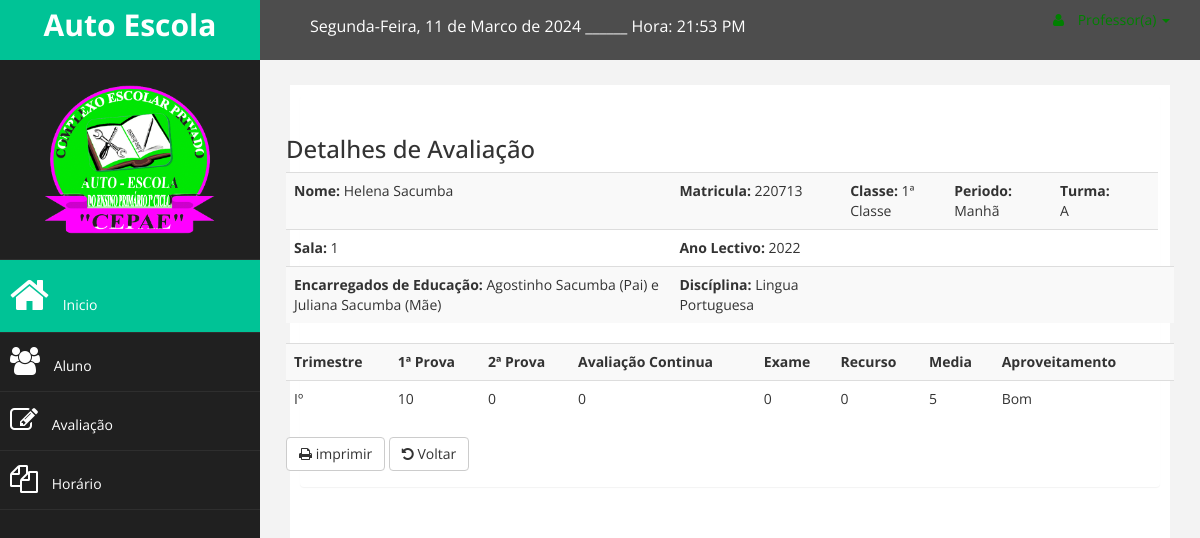
The app's page /professor/vs_aval.php?id=220713&cl=1ª Classe&tur=A&pr=Manhã (signed in) with its own data.
### tables this page shows
CREATE TABLE `nota` (
  `id_nota` int(11) NOT NULL,
  `id_disciplina` int(11) NOT NULL,
  `id_matricula` int(11) NOT NULL,
  `id_turma` int(11) NOT NULL,
  `trimestre` varchar(20) DEFAULT NULL,
  `1p` int(2) DEFAULT NULL,
  `2p` int(2) DEFAULT NULL,
  `ac` int(2) DEFAULT NULL COMMENT 'avaliação continua',
  `recurso` int(2) DEFAULT NULL,
  `exame` int(2) DEFAULT NULL,
  `data_emissisao` timestamp NULL DEFAULT current_timestamp() ON UPDATE current_timestamp()
);

CREATE TABLE `usuario` (
  `id_usuario` int(11) NOT NULL,
  `nome_usuario` varchar(50) NOT NULL,
  `tipo_documento` varchar(30) NOT NULL,
  `num_documento` varchar(30) DEFAULT NULL,
  `sexo` enum('Masculino','Feminino') NOT NULL,
  `tel1` varchar(30) NOT NULL,
  `email` varchar(30) DEFAULT NULL,
  `tipo` varchar(30) NOT NULL,
  `ativo` tinyint(1) NOT NULL,
  `login` int(6) NOT NULL,
  `senha` varchar(100) NOT NULL
);

CREATE TABLE `matricula` (
  `id_matricula` int(11) NOT NULL,
  `num_matricula` int(11) NOT NULL,
  `tipo` varchar(30) NOT NULL,
  `id_inscricao` int(11) NOT NULL,
  `id_turma` int(11) NOT NULL,
  `ano_academico` year(4) NOT NULL,
  `data_matricula` timestamp NOT NULL DEFAULT current_timestamp() ON UPDATE current_timestamp()
);

CREATE TABLE `classe` (
  `id_classe` int(11) NOT NULL,
  `nome_classe` varchar(30) NOT NULL,
  `codigo_classe` varchar(4) NOT NULL
);

CREATE TABLE `turma` (
  `id_turma` int(11) NOT NULL,
  `nome_turma` varchar(5) NOT NULL,
  `classe` int(11) NOT NULL,
  `periodo` enum('Manhã','Tarde','Noite') NOT NULL,
  `num_sala` int(11) NOT NULL,
  `id_professor` int(11) NOT NULL COMMENT 'responsavel da turma'
);

CREATE TABLE `inscricao` (
  `id_inscricao` int(11) NOT NULL,
  `num_inscricao` int(11) NOT NULL,
  `id_usuario` int(11) NOT NULL,
  `data_inscricao` timestamp NOT NULL DEFAULT current_timestamp() ON UPDATE current_timestamp(),
  `data_nasc` date DEFAULT NULL,
  `data_validade` date DEFAULT NULL,
  `nacionalidade` varchar(20) NOT NULL,
  `naturalidade` varchar(20) NOT NULL,
  `residencia` varchar(50) NOT NULL,
  `municipio` varchar(20) NOT NULL,
  `cidade` varchar(20) NOT NULL,
  `tel2` varchar(30) DEFAULT NULL,
  `nome_pai` varchar(30) DEFAULT NULL,
  `estado_civil_p` varchar(10) DEFAULT NULL,
  `profissao_pai` varchar(30) DEFAULT NULL,
  `situacao_pai` varchar(30) DEFAULT NULL,
  `nome_mae` varchar(30) DEFAULT NULL,
  `estado_civil_m` varchar(10) DEFAULT NULL,
  `profissao_mae` varchar(30) DEFAULT NULL,
  `situacao_mae` varchar(30) DEFAULT NULL,
  `classe_anterior` varchar(20) DEFAULT NULL,
  `escola_anterior` varchar(50) DEFAULT NULL,
  `media_final` int(2) DEFAULT NULL,
  `classe_pretendida` varchar(20) NOT NULL,
  `ano_acad_concluido` year(4) DEFAULT NULL
);

CREATE TABLE `disciplina` (
  `id_disciplina` int(11) NOT NULL,
  `codigo_disc` varchar(30) NOT NULL COMMENT 'Abreviatura do nome',
  `nome_disc` varchar(30) NOT NULL,
  `descricao` text DEFAULT NULL,
  `id_professor` int(11) NOT NULL
);

### professor/vs_aval.php (the view, shortened to what this page needs)
<?php
include_once 'menu_rod/menu_prof.php'
?>
<div id="page-wrapper" >
    <div id="page-inner">
        <div class="row">
            <div class="col-lg-12">
                <section class="panel">
                    <br>
                    <?php
                       if (isset($_GET['id'])& isset($_GET['cl'])& isset($_GET['tur']) & isset($_GET['pr'])) {
                        $matricula = mysqli_escape_string($connect, $_GET['id']);
                        $classe = mysqli_escape_string($connect, $_GET['cl']);
                        $turma = mysqli_escape_string($connect, $_GET['tur']);
                        $periodo = mysqli_escape_string($connect, $_GET['pr']);
                        }
                        $sql = "SELECT * FROM nota n inner join disciplina d on n.id_disciplina = d.id_disciplina
                        JOIN matricula m on n.id_matricula = m.id_matricula join turma t on m.id_turma = t.id_turma
                        join classe c on t.classe = c.id_classe join inscricao i on m.id_inscricao = i.id_inscricao
                        join usuario u on i.id_usuario = u.id_usuario Where num_matricula = '$matricula' and nome_classe = '$classe' and nome_turma = '$turma' and t.periodo = '$periodo'and d.id_professor = '$id_professor'";
                        $resultado = mysqli_query($connect, $sql);
                        while($dados = mysqli_fetch_array($resultado)):
                    ?>
                <form action="" method="POST">
                <div class="row">
                <h3>Detalhes de Avaliação</h3>
                         <table class="table table-striped table-advance table-hover">
                            <tr>
                            <td ><strong> Nome: </strong> <?php echo $dados['nome_usuario']; ?></td>
                            <td ><strong> Matricula: </strong><?php echo $dados['num_matricula']; ?></td>
                            <td ><strong> Classe: </strong><?php echo $dados['nome_classe']; ?></td>
                            <td ><strong> Periodo: </strong><?php echo $dados['periodo']; ?></td>
                            <td ><strong> Turma: </strong><?php echo $dados['nome_turma']; ?></td>
                            <td></td>
                            <td></td>
                            </tr>
                            <tr>
                            <td ><strong> Sala: </strong> <?php echo $dados['num_sala']; ?></td>
                            <td ><strong> Ano Lectivo: </strong><?php echo $dados['ano_academico']; ?></td>
                            <td></td>
                            <td></td>
                            <td></td>
                            <td></td>
                            <td></td>
                            </tr>
                            <tr>
                            <td ><strong> Encarregados de Educação: </strong> <?php echo $dados['nome_pai']; ?> (Pai) e <?php echo $dados['nome_mae']; ?> (Mãe)</td>
                            <td><strong>Discíplina:</strong> <?php echo $dados['nome_disc']; ?> </td>
                            <td ></td>
                            <td></td>
                            <td></td>
                            <td></td>
                            <td></td>
                            <td></td>
                            </tr>
                            <?php endwhile; ?>
                            <table class="table table-striped table-advance table-hover">
                    <tbody>
                    <tr>
                            <th>Trimestre</th>
                            <th>1ª Prova</th>
                            <th>2ª Prova</th>
                            <th>Avaliação Continua</th>
                            <th>Exame</th>
                            <th>Recurso</th>
                            <th>Media</th>
                            <th>Aproveitamento</th>
                            <th></th>
                        </tr>
                        <?php
                        $sql = "SELECT * FROM nota n inner join disciplina d on n.id_disciplina = d.id_disciplina
                        JOIN matricula m on n.id_matricula = m.id_matricula join turma t on m.id_turma = t.id_turma
                        join classe c on t.classe = c.id_classe join inscricao i on m.id_inscricao = i.id_inscricao
                        join usuario u on i.id_usuario = u.id_usuario where num_matricula = '$matricula' and nome_classe = '$classe' and nome_turma = '$turma' and t.periodo = '$periodo'and d.id_professor='$id_professor' order by nome_usuario";
                        $resultado = mysqli_query($connect, $sql);
                        while($dados = mysqli_fetch_array($resultado)):
                            $nota1= $dados['1p'];
                            $nota2= $dados['2p'];
                            $media = $nota1 + $nota2;
                            $media = $media/2;
                        ?>
                        <tr>
                            <td><?php echo $dados['trimestre']; ?></td>
                            <td><?php echo  $dados['1p']; ?></td>
                            <td><?php echo $dados['2p']; ?></td>
                            <td><?php echo $dados['ac']; ?></td>
                            <td><?php echo $dados['exame'] ?></td>
                            <td><?php echo $dados['recurso']; ?></td>
                            <td><?php echo $media ?></td>
                            <td><?php echo  $media >= 05 ? "Bom" : "Mau";?></td>
                            <td></td>
                        </tr>
                        </tbody>
                        <?php endwhile; ?>
                        </table>
                        </table>
                        <div class="form-group">
                        <a href="" class="btn btn-default"><i class="fa fa-print"></i> imprimir</a>
                        <a href="list_aval.php" class="btn btn-default"><i class="fa fa-undo"></i> Voltar</a>
                        </div>
                    </div>
                </form>
                </div>
            </div>
        </div>
    </div>
</div>
<?php
include_once 'menu_rod/rod_prof.php';
?>

### assets/css/dustom.css (style rules this page uses)
body { font-family: 'Open Sans', sans-serif; }
#page-wrapper { padding: 15px 15px; min-height: 600px; background:#F3F3F3; }
#page-inner { width:100%; margin:10px 20px 10px 0px; background:#fff; padding:10px; min-height:1200px; }
@media (min-width:768px) { #page-wrapper { margin: 0 0 0 260px; padding: 15px 30px; min-height: 1200px; } }

### records on screen
nota: usuario.nome_usuario "Helena Sacumba", id_matricula.num_matricula "220713", classe.nome_classe "1ª Classe", id_turma.periodo "Manhã", id_turma.nome_turma "A", id_turma.num_sala "1", id_matricula.ano_academico "2022", inscricao.nome_pai "Agostinho Sacumba", inscricao.nome_mae "Juliana Sacumba", id_disciplina.nome_disc "Lingua Portuguesa", trimestre "Iº", 1p "10", 2p "0", ac "0", exame "0", recurso "0", media "5"
